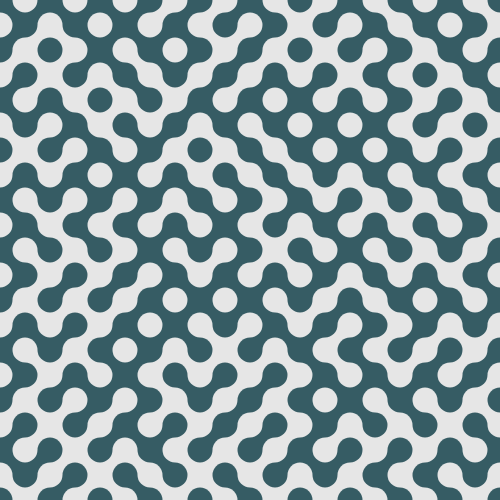
Frame 1 (no input)
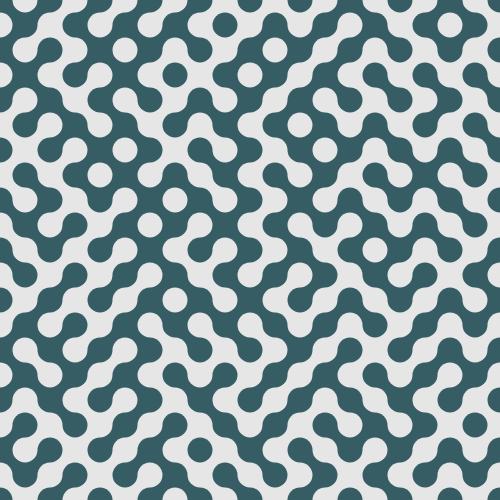
Frame 60 (no input)
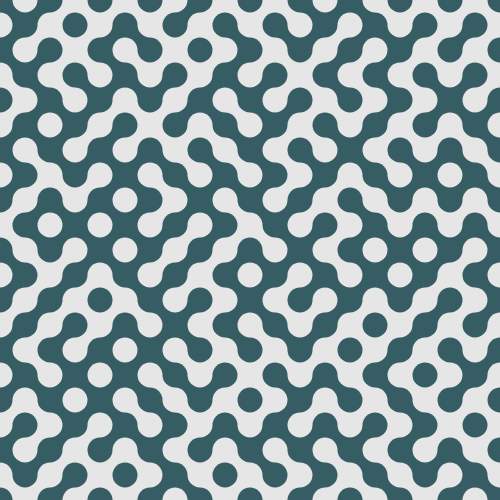
Frame 120 (the mouse pressed at the canvas centre since frame 60)

The p5.js sketch that drew these frames (run headless with seeded random() and noise() and a simulated clock; from frame 60 on, the mouse is pressed at the canvas centre):

// p5.js sketch
// ── sketch.js
let height = 500;
let width = 500;
let tileWidth = 25;
let tileHeight = 25;
let tileValues = [];

function setup() {
    createCanvas(width, height);
    stroke(255);
    strokeWeight(3);
    noStroke();
    background(0);
    noFill();
    mouseClicked();
}

function mouseClicked() {
    background(0);
    for (let y = 0; y <= (height / tileHeight); y++) {
        tileValues[y] = [];
        for (let x = 0; x <= width / tileWidth; x++) {
            tileValues[y][x] = random([0, 1]);
        }
    }

    colors = [[random(50, 70), random(90, 110), 100], [230, 230, 230]];
};

function draw() {

    for (i = 0; i < 3; i++) {
        changeX = floor(random(0, tileValues.length - 0.001));
        changeY = floor(random(0, tileValues[0].length - 0.001));
        if (changeX == 0 && changeY == 0) {//Doesn't change the coloring scheme
            changeX = 1;
        }
        tileValues[changeX][changeY] = (tileValues[changeX][changeY] + 1) % 2;
    }
    let coloring = colorTiles();
    
    for (let i = 0; i < tileValues.length; i++) {
        for (let j = 0; j < tileValues[0].length; j++) {
            fill(colors[coloring[i][j]][0], colors[coloring[i][j]][1], colors[coloring[i][j]][2]); //Add some alpha for fun
            rect(j * tileWidth, i * tileHeight, tileWidth, tileHeight)
            fill(colors[(coloring[i][j] + 1) % 2][0], colors[(coloring[i][j] + 1) % 2][1], colors[(coloring[i][j] + 1) % 2][2]);

            //Curves
            if (tileValues[i][j] == 0) { // 0 == top left, bottom right curve
                arc(j * tileWidth, i * tileHeight, tileWidth, tileHeight, 0, HALF_PI);
                arc((j + 1) * tileWidth, (i + 1) * tileHeight, tileWidth, tileHeight, PI, PI + HALF_PI);
            } else { // 1 == top right, bottom left curve
                arc((j + 1) * tileWidth, i * tileHeight, tileWidth, tileHeight, HALF_PI, PI);
                arc(j * tileWidth, (i + 1) * tileHeight, tileWidth, tileHeight, PI + HALF_PI, 0);
            }

            //Lines
            // if (tileValues[i][j] == 0) { // 0 == top left, bottom right curve
            //     triangle(j * tileWidth, i * tileHeight, j * tileWidth + tileWidth/2, i * tileHeight, j * tileWidth, i * tileHeight + tileHeight/2);
            //     triangle((j + 1) * tileWidth, (i + 1) * tileHeight, j * tileWidth + tileWidth/2, (i + 1) * tileHeight, (j + 1) * tileWidth, i * tileHeight + tileHeight/2);
            // } else { // 1 == top right, bottom left curve
            //     triangle((j + 1) * tileWidth, i * tileHeight, j * tileWidth + tileWidth/2, i * tileHeight, (j + 1) * tileWidth, i * tileHeight + tileHeight/2);
            //     triangle(j * tileWidth, (i + 1) * tileHeight, j * tileWidth + tileWidth/2, (i + 1) * tileHeight, j * tileWidth, i * tileHeight + tileHeight/2);
            // }
        }
    }

    // stroke(50, 50, 50);
    // noFill();
    // for (let rad = 200; rad < width; rad++) {
    //     circle(width/2, height/2, rad * 2)
    // }
    // noStroke();

}

function colorTiles() {
    //For any neighboring tiles, if they have the same pattern, they have opposite colorings and opposite pattern = same coloring
    let colorArray = [[0]];

    for (let y = 1; y < tileValues.length; y++) { //sets the first column
        if (tileValues[y][0] == tileValues[y-1][0]) {
            colorArray[y] = [(colorArray[y-1][0] + 1) % 2];
        } else {
            colorArray[y] = [colorArray[y-1][0]];
        }
    }

    for (let y = 0; y < tileValues.length; y++) {
        for(let x = 1; x < tileValues[0].length; x++) {
            if (tileValues[y][x] == tileValues[y][x-1]) {
                colorArray[y][x] = (colorArray[y][x-1] + 1) % 2;
            } else {
                colorArray[y][x] = colorArray[y][x-1];
            }
        }
    }
    return colorArray;
}
